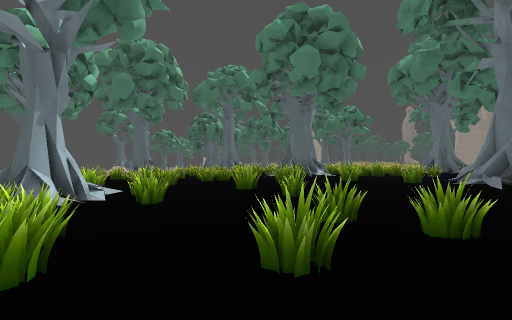
View 1 (above)

24 first-person views from a walk through a level from a Godot 3-D game. The camera is 1.3 m above the floor, looks level and sees 90° across. The floor is counted in squares, 2 m on a side. Each view is taken from the middle of a square. On the plan, view 1 faces up. The plan holds only what a view shows up to about 9 squares ahead; the rest is blank. The place goes on beyond the plan. Some surface patterns are stand-ins.

View 2
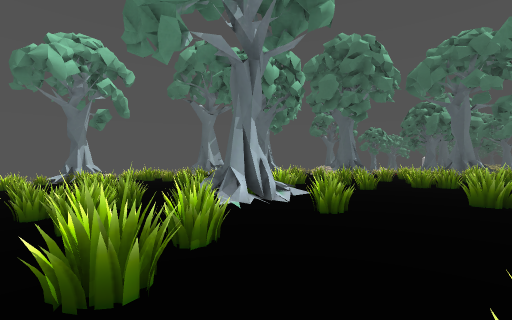

View 3
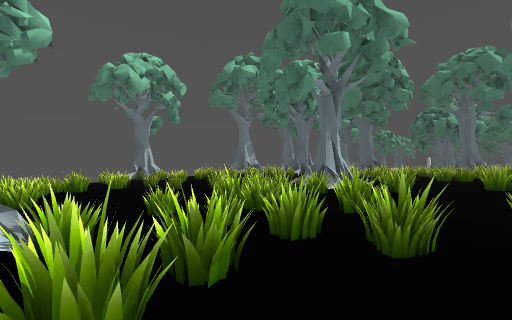

View 4
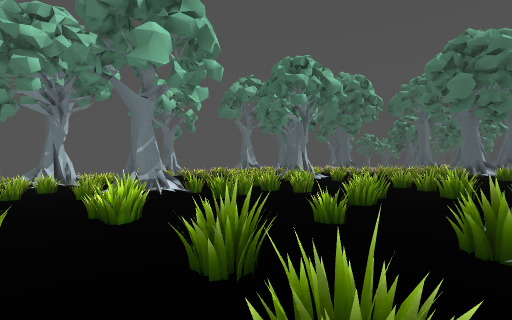

View 5
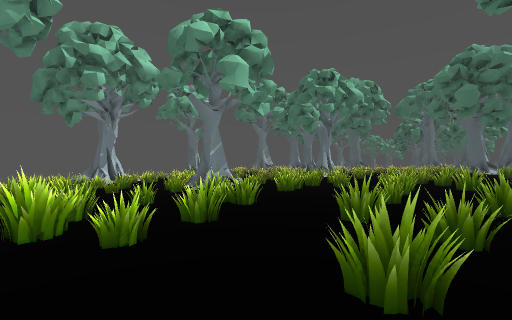

View 6
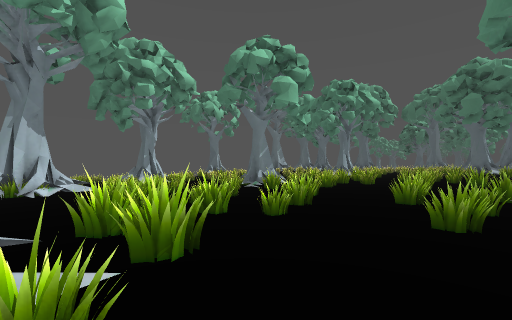

View 7
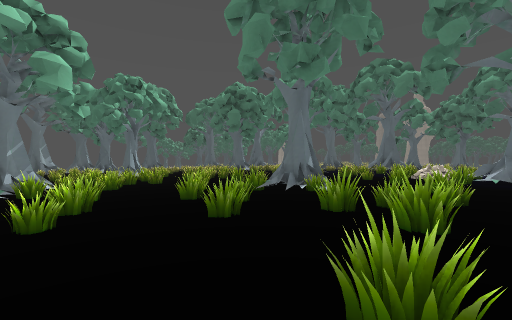

View 8
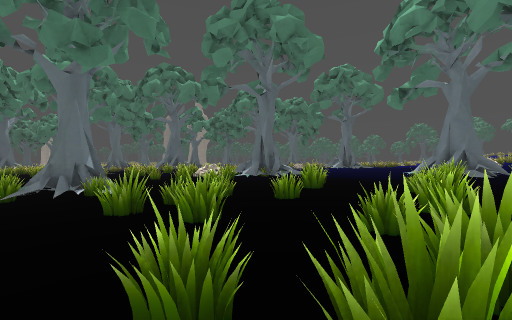

View 9
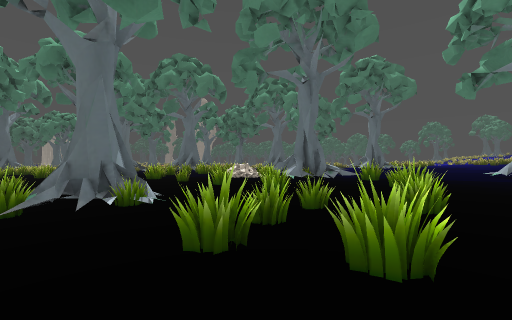

View 10
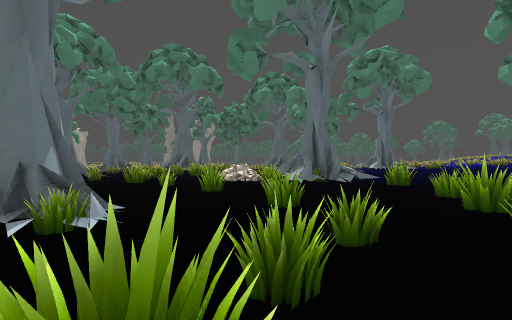

View 11
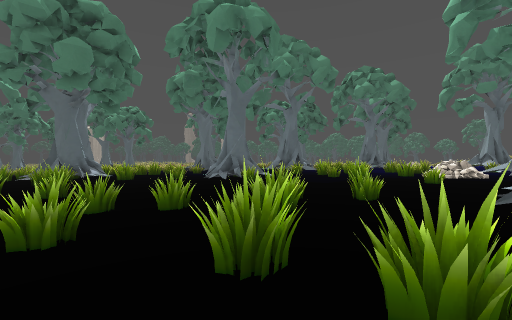

View 12
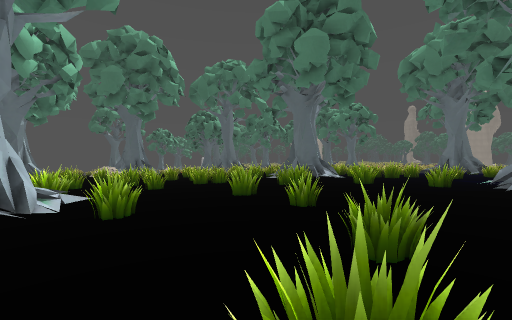

View 13
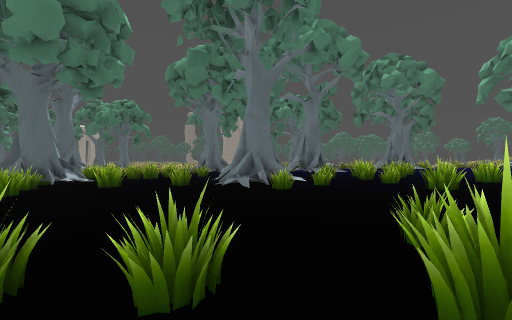

View 14
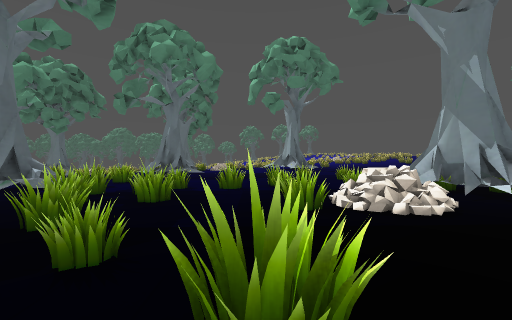

View 15
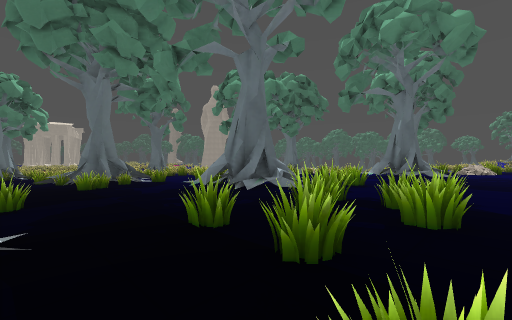

View 16
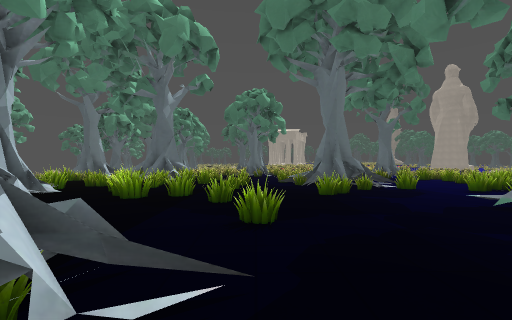

View 17
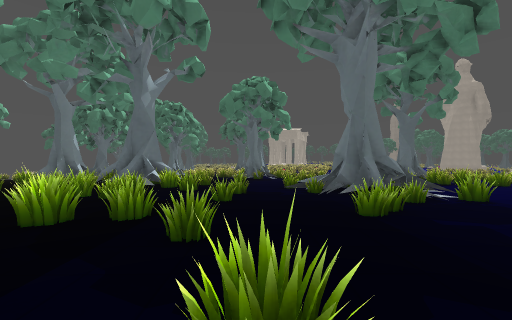

View 18
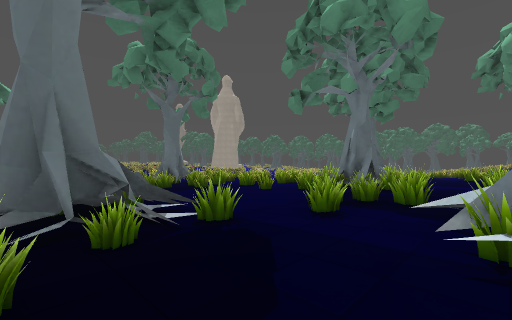

View 19
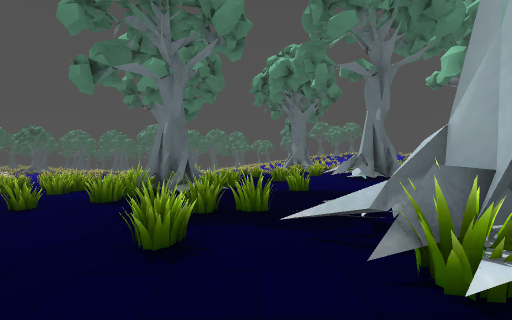

View 20
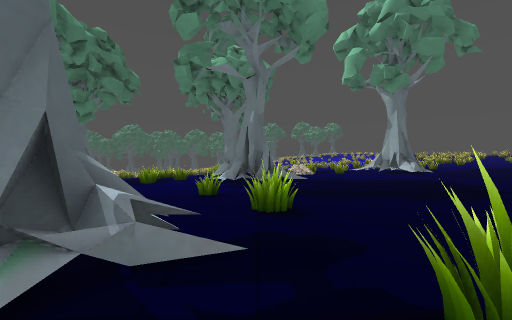

View 21
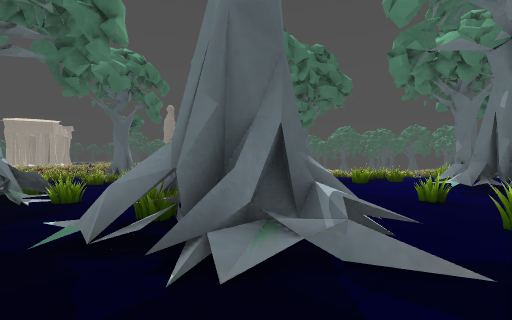

View 22
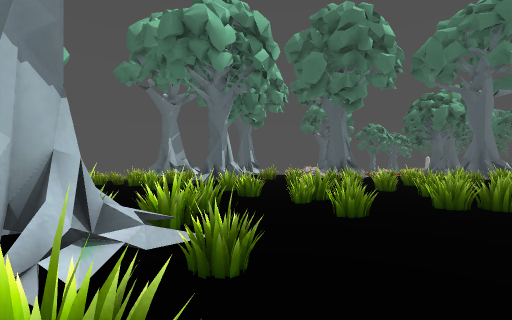

View 23
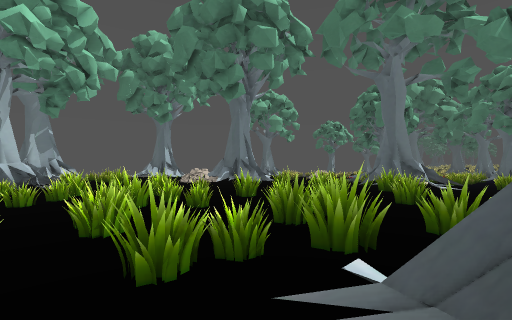

View 24
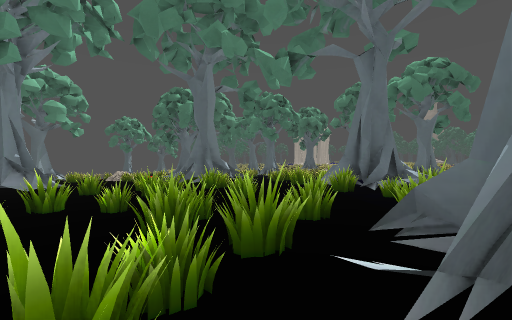

### Floor plan
Key: @ floor where view 1 was taken; # wall or solid block; x gap in a wall; . main floor; : floor 0.25 m higher than the main floor; - floor 0.25 m lower than the main floor; + floor 0.5 m higher than the main floor; _ floor 0.5 m lower than the main floor; / step, stairs or slope; = window, fence, low wall or low ledge.
Columns run from 12 left of view 1 to 19 right of it. Each row starts with its distance up from view 1.
 20              #
 19           ##/=
 18           #=__=
 17      #/    =_==         =    ==
 16      #=  =_#_-###      ==== -==
 15       __=_=---=#==--    -====
 14         __=-======..= = ..--==
 13        =_==---===..==##/..=.=
 12     =  =====-====... .#...==#
 11    ==    ====#=.=.=. =====.=# ..
 10    ==/==-===.##.==..= ...=......
  9     ##== ===./=.  =....##/.=..=.
  8   #=##=  #=  =.=  .=. .###  ::..
  7  =====#=-==  ...=//. ::/=::=:/##
  6  =====-#=.  =....##/ ::::#::::##
  5      ===#== .=...##: ==#::::::##
  4      ===##=......==:=====::  :::
  3   == #====...=...  :=::=:::  :::
  2    #=#=======.=..::=:::==     ::
  1 == =========..#==::::=/===  ++++
  0 ## ==#--====@=..:::= ===+   ++++
 -1 ==#====#====.=.:#=:: :##/=   +++
 -2 #====#==##==.=.=##:=:=##      ++
 -3       #=##=...:==::::+//
 -4      ==#=====.==:::=++=
 -5    =#=#======:::===++=   +++
 -6     #==#====== =:==+=++  +++
 -7    ====#=====  ::++++++ +#+
 -8     ##= -#=#==  ==x=====##
 -9      ##  =  ===+==  +++ =/

Where each view was taken, in squares from view 1:
view 1: 0 up, 0 right, facing up
view 2: 1 up, 0 right, facing up-left
view 3: 2 down, 0 right, facing up-left
view 4: 5 down, 3 right, facing up-left
view 5: 7 down, 3 right, facing up-left
view 6: 9 down, 3 right, facing up-left
view 7: 9 down, 3 right, facing up
view 8: 9 down, 3 right, facing up-right
view 9: 7 down, 3 right, facing up-right
view 10: 6 down, 4 right, facing up-right
view 11: 1 down, 0 right, facing up-right
view 12: 1 up, 0 right, facing up
view 13: 1 up, 1 right, facing up-right
view 14: 2 up, 6 right, facing right
view 15: 3 up, 7 right, facing up-right
view 16: 5 up, 7 right, facing up
view 17: 7 up, 7 right, facing up
view 18: 9 up, 9 right, facing up-right
view 19: 10 up, 10 right, facing right
view 20: 6 up, 10 right, facing right
view 21: 6 up, 10 right, facing up-right
view 22: 4 up, 1 left, facing up-left
view 23: 9 up, 1 right, facing up-left
view 24: 9 up, 0 right, facing up
